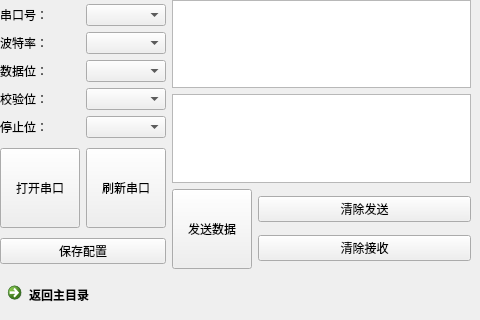
<?xml version="1.0" encoding="UTF-8"?>
<ui version="4.0">
 <class>Myserial</class>
 <widget class="QWidget" name="Myserial">
  <property name="geometry">
   <rect>
    <x>0</x>
    <y>0</y>
    <width>480</width>
    <height>320</height>
   </rect>
  </property>
  <property name="minimumSize">
   <size>
    <width>480</width>
    <height>320</height>
   </size>
  </property>
  <property name="maximumSize">
   <size>
    <width>480</width>
    <height>320</height>
   </size>
  </property>
  <property name="windowTitle">
   <string>Form</string>
  </property>
  <widget class="QWidget" name="widget" native="true">
   <property name="geometry">
    <rect>
     <x>0</x>
     <y>0</y>
     <width>471</width>
     <height>311</height>
    </rect>
   </property>
   <layout class="QVBoxLayout" name="verticalLayout_4">
    <item>
     <layout class="QHBoxLayout" name="horizontalLayout_3">
      <item>
       <layout class="QVBoxLayout" name="verticalLayout_2">
        <item>
         <layout class="QGridLayout" name="gridLayout">
          <item row="0" column="0">
           <widget class="QLabel" name="label">
            <property name="text">
             <string>串口号：</string>
            </property>
           </widget>
          </item>
          <item row="0" column="1">
           <widget class="QComboBox" name="comboBox_port"/>
          </item>
          <item row="1" column="0">
           <widget class="QLabel" name="label_2">
            <property name="text">
             <string>波特率：</string>
            </property>
           </widget>
          </item>
          <item row="1" column="1">
           <widget class="QComboBox" name="comboBox_rate"/>
          </item>
          <item row="2" column="0">
           <widget class="QLabel" name="label_3">
            <property name="text">
             <string>数据位：</string>
            </property>
           </widget>
          </item>
          <item row="2" column="1">
           <widget class="QComboBox" name="comboBox_data"/>
          </item>
          <item row="3" column="0">
           <widget class="QLabel" name="label_4">
            <property name="text">
             <string>校验位：</string>
            </property>
           </widget>
          </item>
          <item row="3" column="1">
           <widget class="QComboBox" name="comboBox_check"/>
          </item>
          <item row="4" column="0">
           <widget class="QLabel" name="label_5">
            <property name="text">
             <string>停止位：</string>
            </property>
           </widget>
          </item>
          <item row="4" column="1">
           <widget class="QComboBox" name="comboBox_stop"/>
          </item>
         </layout>
        </item>
        <item>
         <layout class="QHBoxLayout" name="horizontalLayout">
          <item>
           <widget class="QPushButton" name="open_button_port">
            <property name="minimumSize">
             <size>
              <width>80</width>
              <height>80</height>
             </size>
            </property>
            <property name="maximumSize">
             <size>
              <width>80</width>
              <height>80</height>
             </size>
            </property>
            <property name="text">
             <string>打开串口</string>
            </property>
           </widget>
          </item>
          <item>
           <widget class="QPushButton" name="refresh_Button">
            <property name="minimumSize">
             <size>
              <width>80</width>
              <height>80</height>
             </size>
            </property>
            <property name="maximumSize">
             <size>
              <width>80</width>
              <height>80</height>
             </size>
            </property>
            <property name="text">
             <string>刷新串口</string>
            </property>
           </widget>
          </item>
         </layout>
        </item>
        <item>
         <widget class="QPushButton" name="save_para">
          <property name="text">
           <string>保存配置</string>
          </property>
         </widget>
        </item>
       </layout>
      </item>
      <item>
       <layout class="QVBoxLayout" name="verticalLayout_3">
        <item>
         <widget class="QTextEdit" name="textEdit_received">
          <property name="readOnly">
           <bool>true</bool>
          </property>
         </widget>
        </item>
        <item>
         <widget class="QTextEdit" name="textEdit_send">
          <property name="html">
           <string>&lt;!DOCTYPE HTML PUBLIC &quot;-//W3C//DTD HTML 4.0//EN&quot; &quot;http://www.w3.org/TR/REC-html40/strict.dtd&quot;&gt;
&lt;html&gt;&lt;head&gt;&lt;meta name=&quot;qrichtext&quot; content=&quot;1&quot; /&gt;&lt;style type=&quot;text/css&quot;&gt;
p, li { white-space: pre-wrap; }
&lt;/style&gt;&lt;/head&gt;&lt;body style=&quot; font-family:'Ubuntu'; font-size:11pt; font-weight:400; font-style:normal;&quot;&gt;
&lt;p style=&quot;-qt-paragraph-type:empty; margin-top:0px; margin-bottom:0px; margin-left:0px; margin-right:0px; -qt-block-indent:0; text-indent:0px;&quot;&gt;&lt;br /&gt;&lt;/p&gt;&lt;/body&gt;&lt;/html&gt;</string>
          </property>
         </widget>
        </item>
        <item>
         <layout class="QHBoxLayout" name="horizontalLayout_2">
          <item>
           <widget class="QPushButton" name="send_button">
            <property name="minimumSize">
             <size>
              <width>80</width>
              <height>80</height>
             </size>
            </property>
            <property name="maximumSize">
             <size>
              <width>80</width>
              <height>80</height>
             </size>
            </property>
            <property name="text">
             <string>发送数据</string>
            </property>
           </widget>
          </item>
          <item>
           <layout class="QVBoxLayout" name="verticalLayout">
            <item>
             <widget class="QPushButton" name="clear_send_button">
              <property name="text">
               <string>清除发送</string>
              </property>
             </widget>
            </item>
            <item>
             <widget class="QPushButton" name="clear_receive_button">
              <property name="text">
               <string>清除接收</string>
              </property>
             </widget>
            </item>
           </layout>
          </item>
         </layout>
        </item>
       </layout>
      </item>
     </layout>
    </item>
    <item>
     <widget class="QCommandLinkButton" name="commandLinkButton">
      <property name="text">
       <string>返回主目录</string>
      </property>
     </widget>
    </item>
   </layout>
  </widget>
 </widget>
 <resources/>
 <connections/>
</ui>
